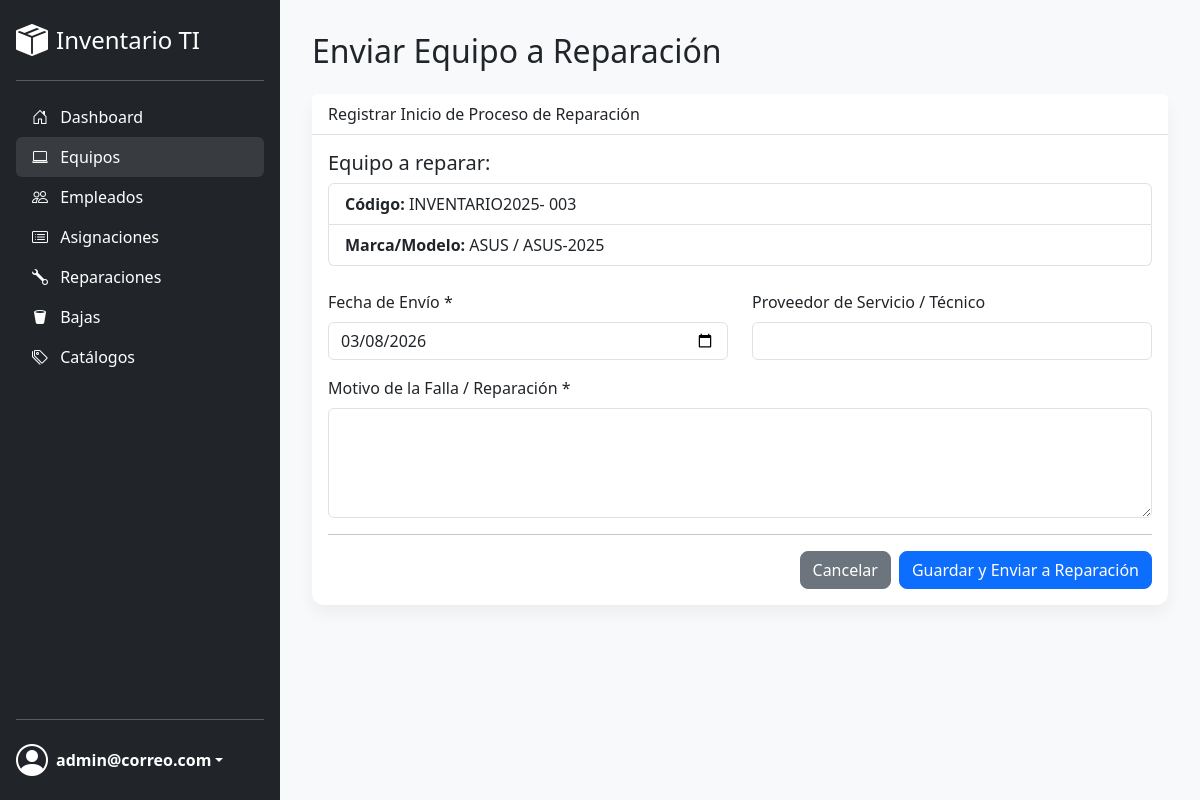
Screenshot of /equipo_enviar_reparacion.php?id=3 (signed in) with the database file from the repository.
### tables this page shows
CREATE TABLE IF NOT EXISTS `equipos` (
  `id` int NOT NULL AUTO_INCREMENT,
  `id_sucursal` int NOT NULL,
  `codigo_inventario` varchar(50) NOT NULL,
  `id_tipo_equipo` int NOT NULL,
  `id_marca` int NOT NULL,
  `id_modelo` int NOT NULL,
  `numero_serie` varchar(100) NOT NULL,
  `caracteristicas` text,
  `tipo_adquisicion` enum('Propio','Arrendado','Prestamo') NOT NULL,
  `fecha_adquisicion` date DEFAULT NULL,
  `proveedor` varchar(150) DEFAULT NULL,
  `estado` enum('Disponible','Asignado','En Reparacion','De Baja') NOT NULL DEFAULT 'Disponible',
  `observaciones` text,
  `fecha_registro` timestamp NOT NULL DEFAULT CURRENT_TIMESTAMP,
  PRIMARY KEY (`id`),
  UNIQUE KEY `codigo_inventario` (`codigo_inventario`),
  UNIQUE KEY `numero_serie` (`numero_serie`),
  KEY `fk_equipo_tipo` (`id_tipo_equipo`),
  KEY `fk_equipo_marca` (`id_marca`),
  KEY `fk_equipo_modelo` (`id_modelo`),
  KEY `fk_equipo_sucursal` (`id_sucursal`),
  CONSTRAINT `fk_equipo_marca` FOREIGN KEY (`id_marca`) REFERENCES `marcas` (`id`),
  CONSTRAINT `fk_equipo_modelo` FOREIGN KEY (`id_modelo`) REFERENCES `modelos` (`id`),
  CONSTRAINT `fk_equipo_sucursal` FOREIGN KEY (`id_sucursal`) REFERENCES `sucursales` (`id`),
  CONSTRAINT `fk_equipo_tipo` FOREIGN KEY (`id_tipo_equipo`) REFERENCES `tipos_equipo` (`id`)
);

CREATE TABLE IF NOT EXISTS `marcas` (
  `id` int NOT NULL AUTO_INCREMENT,
  `nombre` varchar(100) NOT NULL,
  `estado` enum('Activo','Inactivo') NOT NULL DEFAULT 'Activo',
  PRIMARY KEY (`id`),
  UNIQUE KEY `nombre` (`nombre`)
);

CREATE TABLE IF NOT EXISTS `modelos` (
  `id` int NOT NULL AUTO_INCREMENT,
  `id_marca` int NOT NULL,
  `nombre` varchar(100) NOT NULL,
  `estado` enum('Activo','Inactivo') NOT NULL DEFAULT 'Activo',
  PRIMARY KEY (`id`),
  KEY `fk_modelo_marca` (`id_marca`),
  CONSTRAINT `fk_modelo_marca` FOREIGN KEY (`id_marca`) REFERENCES `marcas` (`id`) ON DELETE CASCADE ON UPDATE CASCADE
);

### public/equipo_enviar_reparacion.php (the view, shortened to what this page needs)
<?php
require_once '../templates/header.php';
$id_equipo = (int)$_GET['id'];
$sql_equipo = "SELECT e.codigo_inventario, ma.nombre as marca_nombre, mo.nombre as modelo_nombre
               FROM equipos e
               LEFT JOIN marcas ma ON e.id_marca = ma.id
               LEFT JOIN modelos mo ON e.id_modelo = mo.id
               WHERE e.id = ?";
$stmt = $conexion->prepare($sql_equipo);
$stmt->bind_param("i", $id_equipo);
$stmt->execute();
$equipo = $stmt->get_result()->fetch_assoc();
?>
<h1 class="h2 mb-4">Enviar Equipo a Reparación</h1>
<div class="card">
    <div class="card-header">
        Registrar Inicio de Proceso de Reparación
    </div>
    <div class="card-body">
        <div class="mb-4">
            <h5>Equipo a reparar:</h5>
            <ul class="list-group">
                <li class="list-group-item"><strong>Código:</strong> <?php echo htmlspecialchars($equipo['codigo_inventario']); ?></li>
                <li class="list-group-item"><strong>Marca/Modelo:</strong> <?php echo htmlspecialchars($equipo['marca_nombre'] . ' / ' . $equipo['modelo_nombre']); ?></li>
            </ul>
        </div>
        <form action="equipo_enviar_reparacion.php" method="POST">
            <div class="row">
                <div class="col-md-6 mb-3">
                    <label for="fecha_ingreso" class="form-label">Fecha de Envío *</label>
                    <input type="date" class="form-control" id="fecha_ingreso" name="fecha_ingreso" value="<?php echo date('Y-m-d'); ?>" required>
                </div>
                <div class="col-md-6 mb-3">
                    <label for="proveedor" class="form-label">Proveedor de Servicio / Técnico</label>
                    <input type="text" class="form-control" id="proveedor" name="proveedor">
                </div>
            </div>
            <div class="mb-3">
                <label for="motivo" class="form-label">Motivo de la Falla / Reparación *</label>
                <textarea class="form-control" id="motivo" name="motivo" rows="4" required></textarea>
            </div>
            <hr>
            <div class="d-flex justify-content-end gap-2">
                <a href="equipos.php" class="btn btn-secondary">Cancelar</a>
                <button type="submit" class="btn btn-primary">Guardar y Enviar a Reparación</button>
            </div>
        </form>
    </div>
</div>
<?php require_once '../templates/footer.php'; ?>

### public/css/style.css (style rules this page uses)
:root { --sidebar-width: 280px; --sidebar-bg-color: #212529; }
body { background-color: #f8f9fa; font-family: 'Segoe UI', Tahoma, Geneva, Verdana, sans-serif; overflow-x: hidden; }
.card { border: none; border-radius: 0.75rem; box-shadow: 0 0.5rem 1rem rgba(0,0,0,0.05); }
.card-header { background-color: #fff; border-bottom: 1px solid #dee2e6; font-weight: 500; }
.btn { border-radius: 0.5rem; font-weight: 500; }

### rows the page displays
equipos: codigo_inventario "INVENTARIO2025- 003", id_marca.nombre "ASUS / ASUS-2025"

### other values shown
$_SESSION['user_nombre'] "admin@correo.com"
